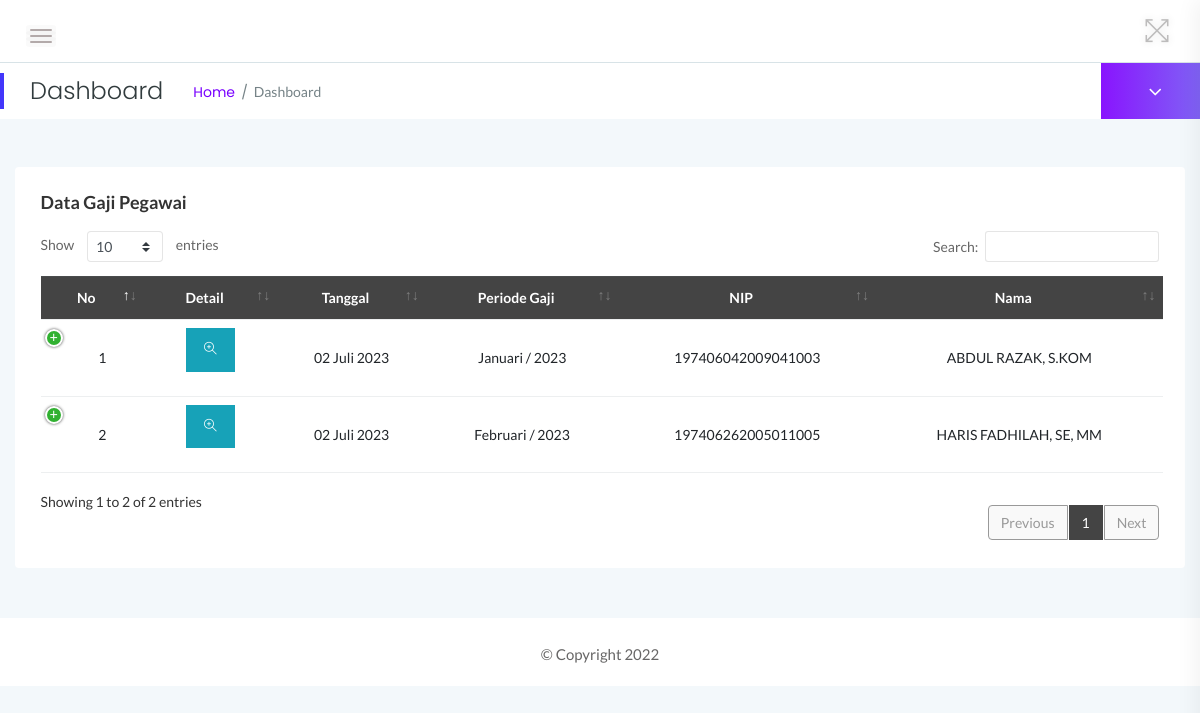
The app's page /pegawai/gaji.php (signed in) with its own data.
### tables this page shows
CREATE TABLE `gaji` (
  `id_gaji` int(9) NOT NULL,
  `tgl_gaji` date NOT NULL,
  `no_slip` varchar(12) NOT NULL,
  `bulan` varchar(12) NOT NULL,
  `tahun` year(4) NOT NULL,
  `id_absensi` int(9) NOT NULL,
  `gaji_bersih` varchar(11) NOT NULL,
  `gajipok` varchar(11) NOT NULL,
  `tunjangan` varchar(11) NOT NULL,
  `potongan` varchar(12) NOT NULL
);

CREATE TABLE `absensi` (
  `id_absensi` int(9) NOT NULL,
  `tgl` date NOT NULL,
  `bulan` varchar(22) NOT NULL,
  `tahun` year(4) NOT NULL,
  `id_pg` int(9) NOT NULL,
  `hadir` varchar(11) NOT NULL,
  `sakit` varchar(11) NOT NULL,
  `izin` varchar(11) NOT NULL,
  `tanpa_ket` varchar(11) NOT NULL,
  `tgl_sakit` varchar(25) NOT NULL,
  `tgl_ijin` varchar(25) NOT NULL,
  `tgl_tk` varchar(25) NOT NULL
);

CREATE TABLE `t_pegawai` (
  `id_pg` int(9) NOT NULL,
  `nip` varchar(25) NOT NULL,
  `nama_lengkap` varchar(120) NOT NULL,
  `id_jabatan` int(9) NOT NULL,
  `jenis_kelamin` varchar(35) NOT NULL,
  `agama` varchar(20) NOT NULL,
  `status` varchar(20) NOT NULL,
  `tempat_lahir` varchar(120) NOT NULL,
  `tanggal_lahir` date NOT NULL,
  `alamat_rumah` varchar(200) NOT NULL,
  `no_telpon` varchar(13) NOT NULL,
  `file_foto` varchar(255) DEFAULT NULL,
  `pegawai` enum('asn','non asn') NOT NULL,
  `golongan` varchar(255) DEFAULT NULL
);

### fungsi_indotgl.php (called while the page is built, shortened)
<?php
function tgl_indo($tgl){
$tanggal = substr($tgl,8,2);
$bulan   = getBulan(substr($tgl,5,2));
$tahun   = substr($tgl,0,4);
return $tanggal.' '.$bulan.' '.$tahun;
}
function getBulan($bln){
switch ($bln){
case 7:
return "Juli";
break;
}
}
?>

### pegawai/gaji.php (the view, shortened to what this page needs)
<?php
	require_once("head.php");
	require_once("../fungsi_indotgl.php");
?>
    <div class="main-content-inner">
        <div class="row">
			<div class="col-12 mt-5">
			    <div class="card">
			        <div class="card-body">
			            <h4 class="header-title">Data Gaji Pegawai</h4>
			            <div class="data-tables datatable-dark">
			                <table id="dataTable3" class="text-center">
			                    <thead class="text-capitalize">
			                        <tr>
			                        	<th>No</th>
			                            <th>Detail</th>
			                            <th>Tanggal</th>
                                        <th>Periode Gaji</th>
                                        <th>NIP</th>
                                        <th>Nama</th>
			                        </tr>
			                    </thead>
			                    <tbody>
			                        <tr>
			                        <?php $sql = mysqli_query($koneksi,"SELECT * FROM gaji INNER JOIN absensi ON gaji.id_absensi=absensi.id_absensi INNER JOIN t_pegawai ON absensi.id_pg=t_pegawai.id_pg ORDER BY nama_lengkap ASC");?>
						                <?php $no = 1;
						                  while ($data = mysqli_fetch_array($sql)) { ?>
			                            <td style="vertical-align: middle;" class="text-center"><?php echo $no++ ?></td>
			                            <td style="vertical-align: middle;"><a title="Detail Data" href="detail_gaji.php?id_gaji=<?php echo $data['id_gaji']; ?>" class="btn btn-flat btn-info mb-3"><i class="ti ti-zoom-in"></i><input type="hidden" value="<?=$data['id_gaji'];?>"></a></td>
			                            <td><?php echo tgl_indo($data['tgl_gaji']); ?></td>
                                        <td><?php echo $data['bulan'].' / '.$data['tahun']; ?></td>
                                        <td><?php echo $data['nip']; ?></td>
                                        <td><?php echo $data['nama_lengkap']; ?></td>
			                        </tr>
			                    <?php } ?>
			                    </tbody>
			                </table>
			            </div>
			        </div>
			    </div>
			</div>
	</div>
</div>
<?php
	require_once("foot.php");
?>

### assets/css/typography.css (style rules this page uses)
body { font-size: 14px; font-family: 'Lato', sans-serif; }
h1, h2, h3, h4, h5, h6 { margin: 0; font-family: 'Poppins', sans-serif; }
a, a:visited { text-decoration: none; transition: all 0.3s ease-in-out; -webkit-transition: all 0.3s ease-in-out; -moz-transition: all 0.3s ease-in-out; -o-transition: all 0.3s ease-in-out; outline: 0; font-family: 'Poppins', sans-serif; }

### assets/css/default-css.css (style rules this page uses)
* { margin: 0; padding: 0; box-sizing: border-box; }
*, *:before, *:after { -moz-box-sizing: border-box; -webkit-box-sizing: border-box; box-sizing: border-box; }
html { -webkit-font-smoothing: antialiased; }
body { background: #fff; font-weight: normal; -webkit-font-smoothing: antialiased; -webkit-text-size-adjust: 100%; }
:root { --primary-color: #4336FB; }

### assets/css/styles.css (style rules this page uses)
.card { border: none; border-radius: 4px; background-color: #fff; -webkit-transition: all 0.3s ease 0s; transition: all 0.3s ease 0s; }
.card-body { padding: 25.6px; padding: 1.6rem; }
.main-content-inner { padding: 0 30px 50px; }
.header-title { font-family: 'Lato', sans-serif; font-size: 18px; font-weight: 600; letter-spacing: 0; color: #333; text-transform: capitalize; margin-bottom: 17px; }
.btn { padding: 11px 17px; font-size: 13px; letter-spacing: 0; }
.btn-flat { border-radius: 0; }
table tr th { border-bottom: none; }
table tr th, table tr td { border-top: 1px solid rgba(120, 130, 140, 0.13) !important; }
table.dataTable.no-footer { border-bottom: 1px solid rgba(120, 130, 140, 0.13) !important; }
table.dataTable thead th, table.dataTable thead td { border-bottom-color: transparent; }
.datatable-dark thead { background: #444; color: #fff; }

### assets/css/responsive.css (style rules this page uses)
@media (min-width: 1200px) and (max-width: 1364px) { .main-content-inner { padding: 0 15px 50px; } }

### records on screen
gaji: tgl_gaji "02 Juli 2023", id_absensi.bulan "Januari", id_absensi.tahun "2023", t_pegawai.nip "197406042009041003", t_pegawai.nama_lengkap "ABDUL RAZAK, S.KOM"
gaji: tgl_gaji "02 Juli 2023", id_absensi.bulan "Februari", id_absensi.tahun "2023", t_pegawai.nip "197406262005011005", t_pegawai.nama_lengkap "HARIS FADHILAH, SE, MM"
